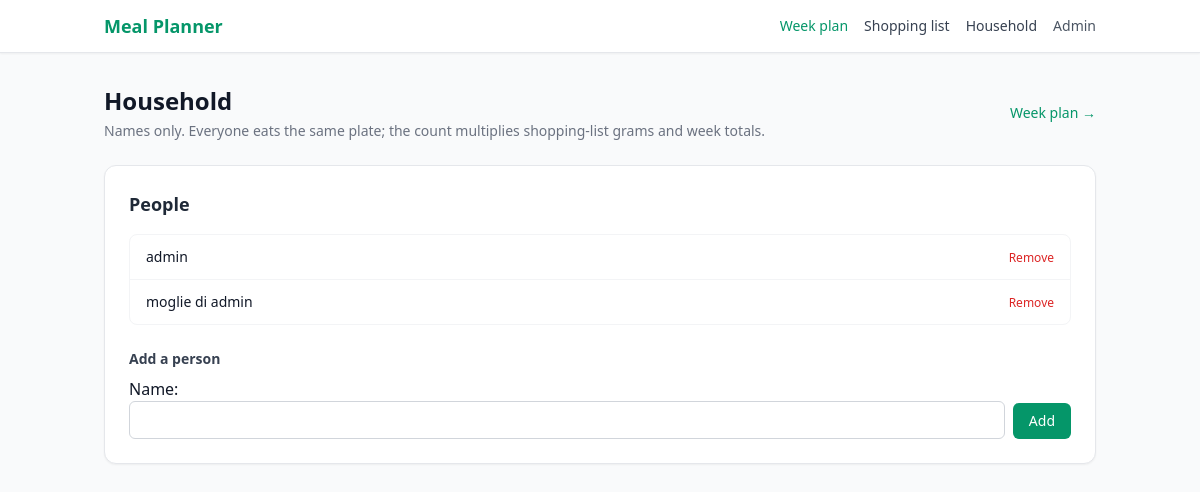
The app's page /famiglia/ with its own data.
### core/models.py (models this page shows, shortened)
class HouseholdMember(models.Model):
    household = models.ForeignKey(Household, on_delete=models.CASCADE, related_name='members')
    display_name = models.CharField(max_length=80)
    sort_order = models.PositiveSmallIntegerField(default=0)
    class Meta:
        ordering = ['sort_order', 'id']

### core/views.py (the view)
# urls.py: path('famiglia/', views.household_manage, name='household'),
@require_http_methods(['GET', 'POST'])
def household_manage(request):
    household, members, _count = _household_context(request.user)
    if request.method == 'POST':
        _handle_household_post(request, household)
        return redirect('core:household')
    return render(
        request,
        'core/household.html',
        {
            'household': household,
            'members': members,
            'form': AddHouseholdMemberForm(),
        },
    )

### core/forms.py
class AddHouseholdMemberForm(forms.Form):
    display_name = forms.CharField(
        max_length=80,
        label='Name',
        widget=forms.TextInput(attrs={'class': FORM_CONTROL_CSS}),
    )

### core/models.py (called while the page is built)
    @classmethod
    def ensure_for_user(cls, user):
        h, _ = cls.objects.get_or_create(owner=user, defaults={'name': ''})
        if not h.members.exists():
            HouseholdMember.objects.create(
                household=h,
                display_name=user.get_username() or 'Me',
                sort_order=0,
            )
        return h

### core/slots.py (called while the page is built)
def _norm(name):
    return (name or '').strip().lower()

def sync_lunch_dinner_slots():
    if not _needs_sync():
        return
    _delete_breakfast_plan_rows()
    _ensure_default_slots()
    _ensure_user_slots()

def _needs_sync():
    default_names = {_norm(row.name) for row in MealSlotDefault.objects.all()}
    if default_names & BREAKFAST_NAMES:
        return True
    if not (default_names & LUNCH_NAMES) or not (default_names & DINNER_NAMES):
        return True
    slot_names = {_norm(slot.name) for slot in MealSlot.objects.all()}
    if slot_names & BREAKFAST_NAMES:
        return True
    user_count = User.objects.count()
    if user_count and MealSlot.objects.count() < user_count * 2:
        return True
    return False

### core/targets.py (called while the page is built)
def midpoint_grams(kcal, pct_min, pct_max, kcal_per_gram):
    mid = (Decimal(pct_min) + Decimal(pct_max)) / Decimal('2') / Decimal('100')
    grams = Decimal(kcal) * mid / Decimal(kcal_per_gram)
    return int(grams.quantize(Decimal('1'), rounding=ROUND_HALF_UP))

def spec_grams_for(kcal, protein_pct=None, carbs_pct=None, fat_pct=None):
    p_lo, p_hi = protein_pct or MACRO_PCT['protein']
    c_lo, c_hi = carbs_pct or MACRO_PCT['carbs']
    f_lo, f_hi = fat_pct or MACRO_PCT['fat']
    return {
        'target_protein': midpoint_grams(kcal, p_lo, p_hi, KCAL_PER_GRAM['protein']),
        'target_carbs': midpoint_grams(kcal, c_lo, c_hi, KCAL_PER_GRAM['carbs']),
        'target_fat': midpoint_grams(kcal, f_lo, f_hi, KCAL_PER_GRAM['fat']),
        'protein_pct_min': p_lo,
        'protein_pct_max': p_hi,
        'carbs_pct_min': c_lo,
        'carbs_pct_max': c_hi,
        'fat_pct_min': f_lo,
        'fat_pct_max': f_hi,
    }

### core/views.py (called while the page is built)
def _household_context(user):
    household = Household.ensure_for_user(user)
    members = list(household.members.order_by('sort_order', 'id'))
    return household, members, len(members) or 1

### core/templates/core/household.html (shortened to what this page needs)
{% extends "base.html" %}
{% block content %}
<div class="mb-6 flex flex-col gap-2 sm:flex-row sm:items-center sm:justify-between">
    <div>
        <h1 class="text-2xl font-bold text-gray-900">Household</h1>
        <p class="text-sm text-gray-500 mt-1">
            Names only. Everyone eats the same plate; the count multiplies shopping-list grams and week totals.
        </p>
    </div>
    <a href="{% url 'core:week_plan' %}" class="text-sm text-emerald-600 hover:text-emerald-800 font-medium shrink-0">
        Week plan →
    </a>
</div>
<section class="bg-white rounded-xl shadow-sm border border-gray-200 p-6 mb-6">
    <h2 class="text-lg font-semibold text-gray-800 mb-4">People</h2>
    {% if members %}
    <ul class="divide-y divide-gray-100 border border-gray-100 rounded-lg mb-6">
        {% for m in members %}
        <li class="flex items-center justify-between gap-3 px-4 py-3 text-sm">
            <span class="font-medium text-gray-900">{{ m.display_name }}</span>
            <form method="post" class="shrink-0" onsubmit="return confirm('Remove this person?');">
                <button type="submit" class="text-red-600 hover:text-red-800 text-xs font-medium disabled:opacity-40"
                        {% if members|length < 2 %}disabled title="Keep at least one person"{% endif %}>
                    Remove
                </button>
            </form>
        </li>
        {% endfor %}
    </ul>
    {% else %}
    <p class="text-gray-500 text-sm mb-6">No members (this should not happen).</p>
    {% endif %}
    <h3 class="text-sm font-semibold text-gray-700 mb-2">Add a person</h3>
    <form method="post" class="flex flex-col sm:flex-row gap-2 sm:items-end">
        <div class="flex-1 min-w-0">
            {{ form.display_name.label_tag }}
            {{ form.display_name }}
        </div>
        <button type="submit" class="rounded-md bg-emerald-600 text-white px-4 py-2 text-sm font-medium hover:bg-emerald-700 shrink-0">
            Add
        </button>
    </form>
</section>
{% endblock %}

### records on screen
HouseholdMember: display_name "admin"
HouseholdMember: display_name "moglie di admin"
